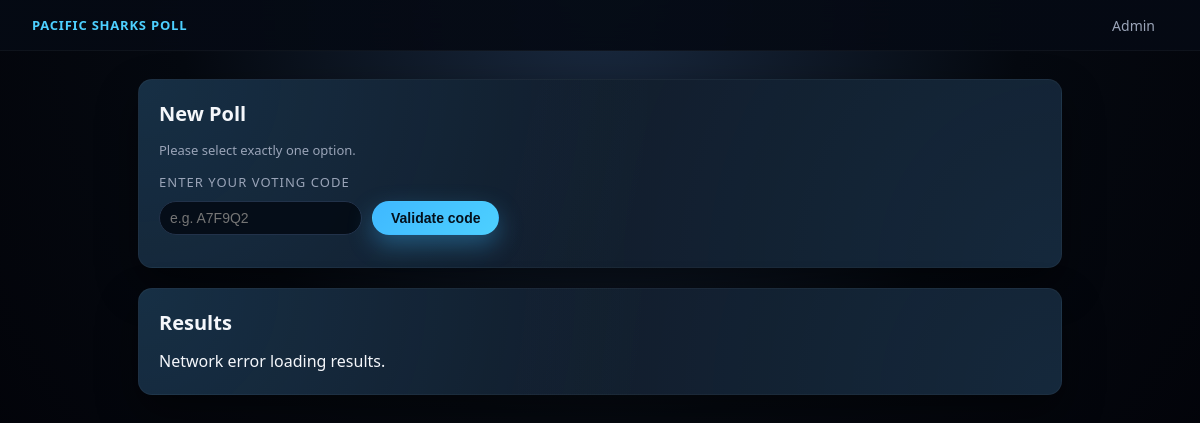
Page /poll/2 on the earlier database version.
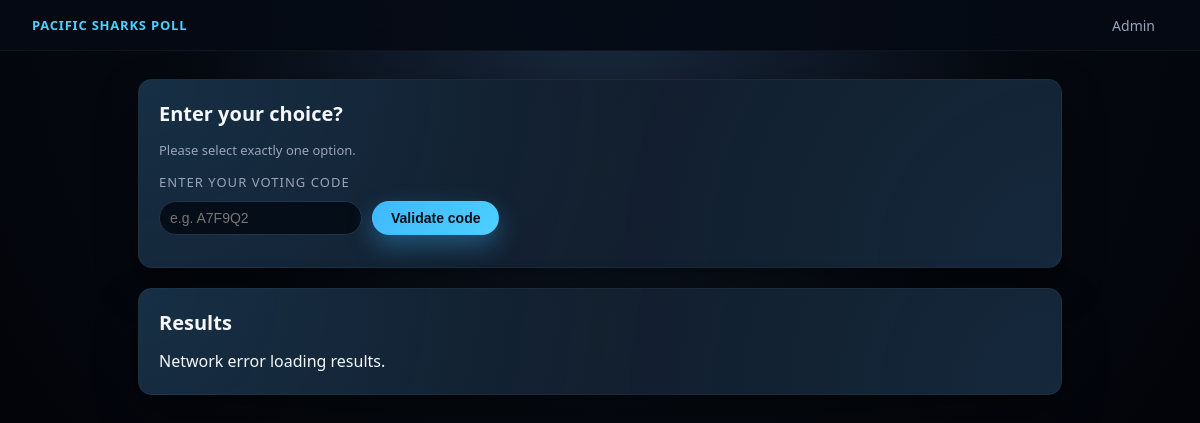
Same page on the later database version.
### tables this page shows
CREATE TABLE polls (
    id INTEGER PRIMARY KEY AUTOINCREMENT,
    question TEXT NOT NULL,
    multiple_allowed INTEGER NOT NULL DEFAULT 0,
    max_choices INTEGER DEFAULT NULL,
    hide_results INTEGER NOT NULL DEFAULT 0
);

### backend/app.py (the view)
@app.route("/poll/<int:poll_id>")
def poll_view(poll_id):
    db = get_db()
    poll = db.execute(
        """
        SELECT id, question, multiple_allowed, max_choices, hide_results
        FROM polls
        WHERE id = ?
        """,
        (poll_id,),
    ).fetchone()
    if not poll:
        return "Poll not found", 404
    options = db.execute(
        "SELECT id, option_text FROM options WHERE poll_id = ? ORDER BY id", (poll_id,)
    ).fetchall()
    return render_template("poll.html", poll=poll, options=options)

### backend/app.py (called while the page is built)
def get_db():
    if "db" not in g:
        g.db = sqlite3.connect(DB_PATH)
        g.db.row_factory = sqlite3.Row
    return g.db

### frontend/templates/poll.html (shortened to what this page needs)
<!doctype html>
<html lang="en">
  <head>
    <link
      rel="stylesheet"
      href="{{ url_for('static', filename='style.css') }}"
    />
  </head>
  <body class="page">
    <header class="top-bar">
      <div class="top-bar-left">
        <div class="brand">Pacific Sharks Poll</div>
      </div>
      <div class="top-bar-right">
        <a href="{{ url_for('admin') }}" class="top-link">Admin</a>
      </div>
    </header>
    <main class="content">
      <section class="card">
        <h1 class="card-title">{{ poll.question }}</h1>
        {% if poll.multiple_allowed %}
        <p class="muted">
          You may select {% if poll.max_choices %} up to
          <strong>{{ poll.max_choices }}</strong> options. {% else %} multiple
          options. {% endif %}
        </p>
        {% else %}
        <p class="muted">Please select exactly one option.</p>
        {% endif %}
        <div class="field-label">Enter your voting code</div>
        <div class="field-row">
          <input
            type="text"
            id="code-input"
            class="field-input-inline"
            placeholder="e.g. A7F9Q2"
          />
          <button id="validate-code" class="btn btn-primary" type="button">
            Validate code
          </button>
        </div>
      </section>
      <section class="card">
        <h2 class="card-title">Results</h2>
        <div class="results" id="results"></div>
      </section>
    </main>
  </body>
</html>

Differences in the rows shown:
changed polls: question "New Poll" → "Enter your choice?"
